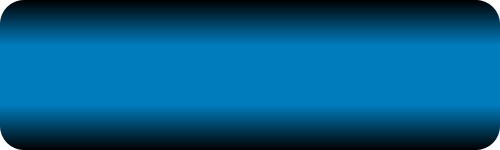
<?xml version="1.0" encoding="UTF-8"?>
<ui version="4.0">
 <class>DeleteBox</class>
 <widget class="QDialog" name="DeleteBox">
  <property name="geometry">
   <rect>
    <x>0</x>
    <y>0</y>
    <width>500</width>
    <height>150</height>
   </rect>
  </property>
  <property name="windowTitle">
   <string>Dialog</string>
  </property>
  <property name="styleSheet">
   <string>background:transparent;</string>
  </property>
  <property name="modal">
   <bool>true</bool>
  </property>
  <layout class="QVBoxLayout" name="verticalLayout">
   <property name="spacing">
    <number>0</number>
   </property>
   <property name="margin">
    <number>0</number>
   </property>
   <item>
    <widget class="QWidget" name="widget" native="true">
     <property name="styleSheet">
      <string>background:qlineargradient(x1:0, y1:0, x2:0, y2:1, stop: 0 rgba(0,0,0,100%), stop: 0.3 rgba(0,123,188,100%),stop: 0.7 rgba(0,123,188,100%), stop: 1 rgba(0,0,0,100%)); 
border-radius:24;</string>
     </property>
     <layout class="QVBoxLayout" name="verticalLayout_2">
      <property name="spacing">
       <number>0</number>
      </property>
      <item>
       <widget class="QLabel" name="_text">
        <property name="styleSheet">
         <string>background:transparent;</string>
        </property>
        <property name="text">
         <string/>
        </property>
        <property name="scaledContents">
         <bool>false</bool>
        </property>
        <property name="alignment">
         <set>Qt::AlignCenter</set>
        </property>
        <property name="wordWrap">
         <bool>true</bool>
        </property>
       </widget>
      </item>
      <item>
       <widget class="QWidget" name="_containerWidget" native="true">
        <property name="sizePolicy">
         <sizepolicy hsizetype="Preferred" vsizetype="Fixed">
          <horstretch>0</horstretch>
          <verstretch>0</verstretch>
         </sizepolicy>
        </property>
        <property name="minimumSize">
         <size>
          <width>0</width>
          <height>65</height>
         </size>
        </property>
        <property name="maximumSize">
         <size>
          <width>16777215</width>
          <height>65</height>
         </size>
        </property>
        <property name="styleSheet">
         <string>background:transparent;</string>
        </property>
        <layout class="QHBoxLayout" name="horizontalLayout">
         <property name="leftMargin">
          <number>15</number>
         </property>
         <property name="rightMargin">
          <number>0</number>
         </property>
         <property name="bottomMargin">
          <number>0</number>
         </property>
         <item>
          <spacer name="horizontalSpacer">
           <property name="orientation">
            <enum>Qt::Horizontal</enum>
           </property>
           <property name="sizeHint" stdset="0">
            <size>
             <width>448</width>
             <height>20</height>
            </size>
           </property>
          </spacer>
         </item>
         <item>
          <spacer name="horizontalSpacer_2">
           <property name="orientation">
            <enum>Qt::Horizontal</enum>
           </property>
           <property name="sizeType">
            <enum>QSizePolicy::Fixed</enum>
           </property>
           <property name="sizeHint" stdset="0">
            <size>
             <width>10</width>
             <height>20</height>
            </size>
           </property>
          </spacer>
         </item>
        </layout>
       </widget>
      </item>
     </layout>
    </widget>
   </item>
  </layout>
 </widget>
 <resources/>
 <connections/>
</ui>
